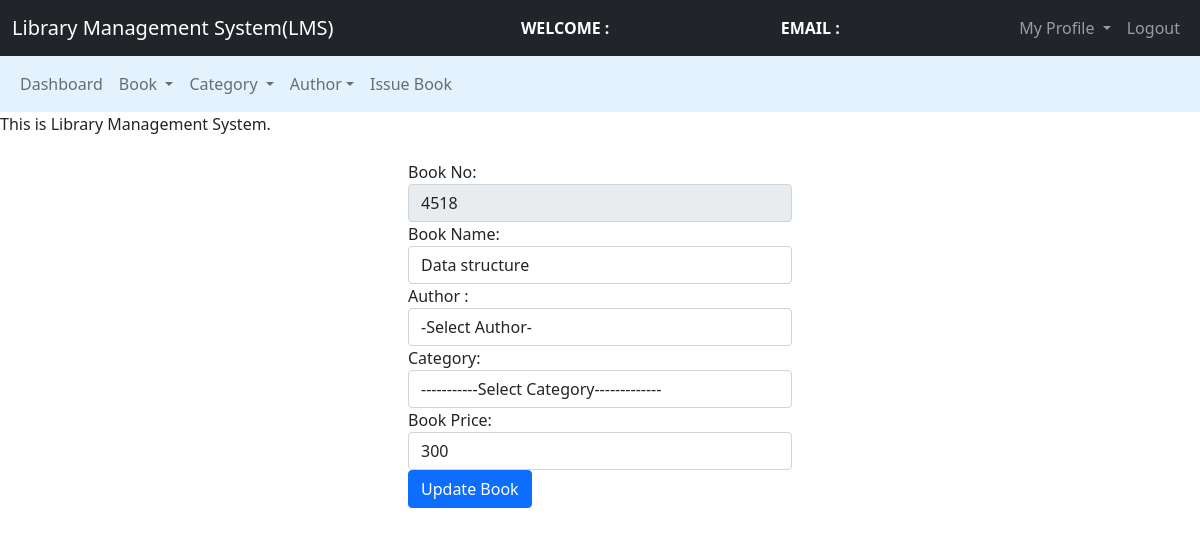
/Admin/Book/edit_book.php?bn=4518, run on the app's committed database.
### tables this page shows
CREATE TABLE `books` (
  `book_id` int(11) NOT NULL,
  `book_name` varchar(250) NOT NULL,
  `author_id` int(11) NOT NULL,
  `cat_id` int(11) NOT NULL,
  `book_no` int(11) NOT NULL,
  `book_price` int(11) NOT NULL
);

### Admin/Book/edit_book.php (the view, shortened to what this page needs)
<?php
$connection = mysqli_connect("localhost", "root", "");
$book_no = "";
$book_name = "";
$book_price = "";
$query = "select * from books where book_no = $_GET[bn]";
$query_run = mysqli_query($connection, $query);
while ($row = mysqli_fetch_assoc($query_run)) {
    $book_name = $row['book_name'];
    $book_no = $row['book_no'];
    $book_price = $row['book_price'];
}
?>
<!DOCTYPE html>
<html>
<head>
    <link href="https://cdn.jsdelivr.net/npm/bootstrap@5.0.0-beta2/dist/css/bootstrap.min.css" rel="stylesheet">
</head>
<body>
    <nav class="navbar navbar-expand-lg navbar-dark bg-dark">
        <div class="container-fluid">
            <div class="navbar-header">
                <a class="navbar-brand" href="../admin_dashboard.php">Library Management System(LMS)</a>
            </div>
            <font style="color: white">
                <span>
                    <strong>
                        WELCOME : <?php echo $_SESSION['name']; ?></strong>
                </span>
            </font>
            <font style="color: white">
                <span>
                    <strong>
                        EMAIL : <?php echo $_SESSION['email']; ?></strong>
                </span>
            </font>
            <ul class="nav navbar-nav navbar-right">
                <li class="nav-item dropdown">
                    <a class="nav-link dropdown-toggle" data-toggle="dropdown">
                        My Profile
                    </a>
                </li>
                <li class="nav-item"><a class="nav-link" href="../../logout.php">
                        Logout
                    </a></li>
            </ul>
        </div>
    </nav>
    <nav class="navbar navbar-expand-lg navbar-light" style="background-color: #e3f2fd">
        <div class="container-fluid">
            <ul class="nav navbar-nav navbar-center">
                <li class="nav-item">
                    <a href="../admin_dashboard.php" class="nav-link">
                        Dashboard
                    </a>
                </li>
                <li class="nav-item dropdown ">
                    <a class="nav-link dropdown-toggle" data-toggle="dropdown"> Book </a>
                </li>
                <li class="nav-item dropdown ">
                    <a class="nav-link dropdown-toggle" data-toggle="dropdown"> Category </a>
                </li>
                <li class="nav-item dropdown ">
                    <a class="nav-link dropdown-toggle" data-toggle="dropdown"> Author</a>
                </li>
                <li class="nav-item">
                    <a href="../Book/issue_book.php" class="nav-link">
                        Issue Book</a>
                </li>
            </ul>
        </div>
    </nav>
    <span>
        <marquee> This is Library Management System. </marquee>
    </span><br>
    <div class="row">
        <div class="col-md-4"></div>
        <div class="col-md-4">
            <form action="" method="post">
                <div class="form-group">
                    <label>Book No:</label>
                    <input type="text" name="book_no" value="<?php echo $book_no; ?>" class="form-control" required="" disabled>
                </div>
                <div class="form-group">
                    <label>Book Name:</label>
                    <input type="text" name="book_name" value="<?php echo $book_name; ?>" class="form-control" required="">
                </div>
                <div class="form-group">
                    <label>Author :</label>
                    <select class="form-control" name="book_author">
                        <option>-Select Author-</option>
                    </select>
                </div>
                <div class="form-group">
                    <label>Category:</label>
                    <select class="form-control" name="book_cat">
                        <option>-----------Select Category-------------</option>
                    </select>
                </div>
                <div class="form-group">
                    <label>Book Price:</label>
                    <input type="text" name="book_price" value="<?php echo $book_price; ?>" class="form-control" required="">
                </div>
                <button class="btn btn-primary" name="update">
                    Update Book
                </button>
            </form>
        </div>
        <div class="col-md-4"></div>
    </div>
</body>
</html>

### data on the page
books: book_no "4518", book_name "Data structure", book_price "300"
